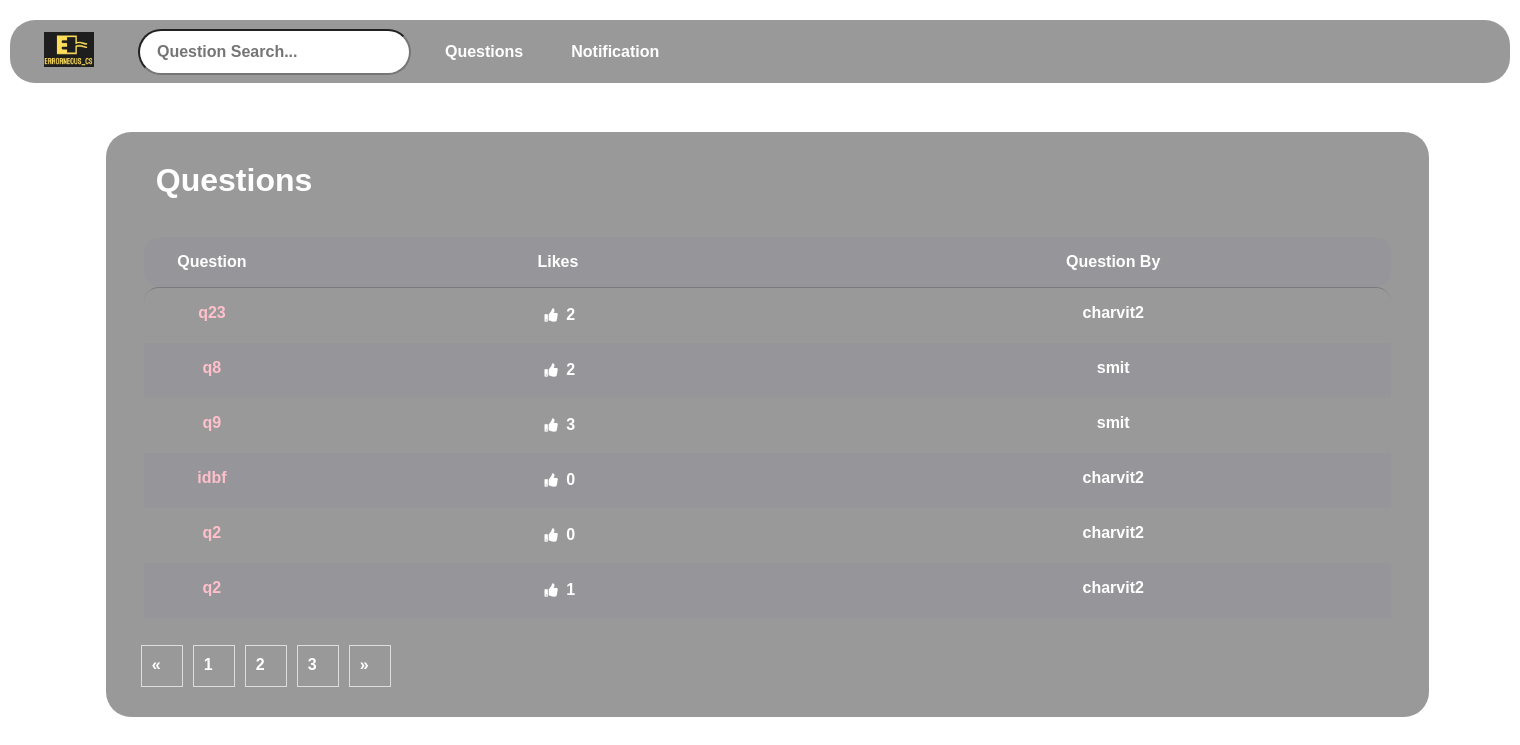
The page /question/ on the database its author committed.
### question/models.py (models this page shows, shortened)
class Question(models.Model):
    title = models.CharField(max_length=30)
    question = models.CharField(max_length=300)
    auth = models.ForeignKey(
        Account, on_delete=models.CASCADE, related_name='owner', blank=True)
    like = models.ManyToManyField(
        Account, related_name="question_like", default=0, blank=True)
    created = models.DateTimeField(auto_now_add=True)
    updated = models.DateTimeField(auto_now=True)

### account/models.py (models this page shows, shortened)
class Account(AbstractBaseUser):
    email = models.EmailField(verbose_name="email", max_length=60, unique=True)
    username = models.CharField(max_length=30, unique=True)
    date_joined = models.DateTimeField(
        verbose_name='date joined', auto_now_add=True)
    last_login = models.DateTimeField(verbose_name='last login', auto_now=True)
    is_admin = models.BooleanField(default=False)
    is_active = models.BooleanField(default=True)
    is_staff = models.BooleanField(default=False)
    is_superuser = models.BooleanField(default=False)
    profile_image = models.ImageField(max_length=255, upload_to=get_profile_image_filepath,
                                      null=True, blank=True, default=get_default_profile_image)
    hide_email = models.BooleanField(default=True)
    USERNAME_FIELD = 'email'
    REQUIRED_FIELDS = ['username']
    objects = MyAccountManager()
    def __str__(self):
        return self.username

### question/views.py (the view)
# urls.py: path('', all_question_view, name="all_question"),
def all_question_view(request, *args, **kwargs):
    context = {}
    questions = Question.objects.all()
    page = request.GET.get('page', 1)
    paginator = Paginator(questions, 6)
    try:
        question = paginator.page(page)
    except PageNotAnInteger:
        question = paginator.page(1)
    except EmptyPage:
        question = paginator.page(paginator.num_pages)
    context['questions'] = questions
    context['question'] = question
    context['search'] = True
    context['question_search'] = True
    return render(request, 'question/home.html', context)

### notification/views.py (called while the page is built)
def CountNotification(request):
	count_notifications = 0;
	if request.user.is_authenticated:
		count_notifications = Notification.objects.filter(receiver=request.user, is_seen=False).count()
	return {'count_notifications': count_notifications}

### question/templates/question/home.html (shortened to what this page needs)
{% extends 'account/main.html' %}
{% load static %}
{% block content %}
<div class="home">
  <h1>Questions</h1>
  <table class="table-scroll small-first-col">
    <thead>
      <tr>
        <th>Question</th>
        <th>Likes</th>
        <th>Question By</th>
      </tr>
    </thead>
    <tbody class="body-half-screen">
    {% for q in question %}
    <tr>
      <td>
        <a style="text-decoration: None;color: white; color:pink;" href="{% url 'question:question' question_id=q.id %}"
          >{{q.question}}</a
        >
      </td>
      <td><button class="b1"><i class="fas fa-thumbs-up fa-1x"></i></button> {{q.like.all.count}}</td>
      <td>{{q.auth}}</td>
    </tr>
    {% endfor %}
  </tbody>
  </table>
  {% if question.has_other_pages %}
  <div class="pagination">
    {% if question.has_previous %}
      <a href="?page={{ question.previous_page_number }}">&laquo;</a>
    {% else %}
    <a class="disabled"><span>&laquo;</span></a>
    {% endif %}
    {% for i in question.paginator.page_range %}
      {% if question.number == i %}
        <a class="active"><span>{{ i }} </span></a>
      {% else %}
        <a href="?page={{ i }}">{{ i }}</a>
      {% endif %}
    {% endfor %}
    {% if question.has_next %}
      <a href="?page={{ question.next_page_number }}">&raquo;</a>
    {% else %}
    <a class="disabled"><span>&raquo;</span></a>
    {% endif %}
  </div>
{% endif %}
</div>
{% endblock %}

### question/templates/question/home.html (style rules this page uses)
.home { border-radius: 25px; height: -webkit-fit-content; height: -moz-fit-content; height: fit-content; background-color: rgba(0, 0, 0, 0.4); -webkit-backdrop-filter: blur(10px); backdrop-filter: blur(10px); align-items: center; width: 35cm; height: 14cm; margin-top: 1.3cm; margin-left: 2.8cm; padding-bottom: 3.5em; }
.table-scroll { display: block; width: 33cm; margin-left: 1cm; padding-top: 1em; border-spacing: 0; }
.table-scroll thead { border-radius: 15px; position: relative; display: block; width: 100%; background-color: rgba(130, 130, 170, 0.1); }
.table-scroll tbody { border-radius: 15px; display: block; position: relative; width: 100%; height: 5.5cm; padding-bottom: 2.5cm; border-top: 1px solid rgba(0, 0, 0, 0.2); }
.table-scroll tr { width: 100%; display: flex; }
.table-scroll td, .table-scroll th { flex-basis: 100%; flex-grow: 2; display: block; padding: 1rem; text-align: center; }
.table-scroll.small-first-col td:first-child, .table-scroll.small-first-col th:first-child { flex-basis: 20%; flex-grow: 1; }
.table-scroll tbody tr:nth-child(2n) { background-color: rgba(130, 130, 170, 0.1); }
.body-half-screen { max-height: 50vh; }
h1 { padding-top: 30px; margin-left: 50px; }
.pagination { display: inline-block; margin-left:30px; margin-top:55px; background-color:blur; }
.pagination a { color: white; float: left; padding: 10px 10px; text-decoration: none; border: 1px solid #ddd; margin: 0 5px; width:20px; height:20px; }
.b1 { border: none; background: none; cursor: pointer; margin: 0; padding: 4px; color: white; }

### rows shown on the page
Question: question "q23", like.all.count "2", auth "charvit2"
Question: question "q8", like.all.count "2", auth "smit"
Question: question "q9", like.all.count "3", auth "smit"
Question: question "idbf", like.all.count "0", auth "charvit2"
Question: question "q2", like.all.count "0", auth "charvit2"
Question: question "q2", like.all.count "1", auth "charvit2"

### other values the page prints
{{ i }} "1"
{{ i }} "2" "3"
